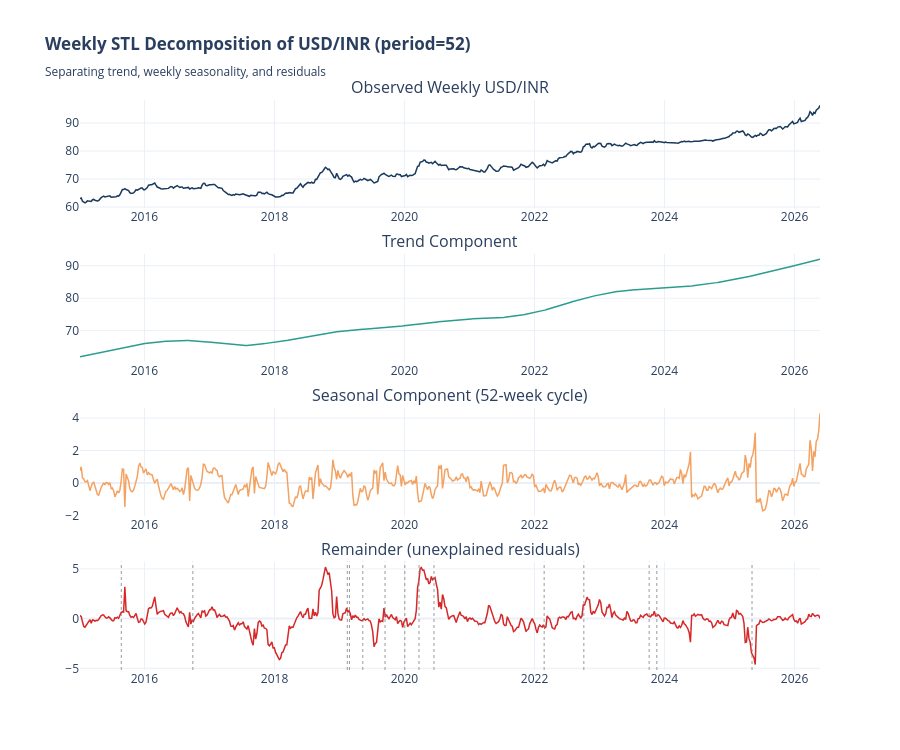

Source (notebook cell):
### Code cell
# ── WEEKLY STL DECOMPOSITION ───────────────────────────
stl = STL(weekly, period=52, robust=True)
result = stl.fit()

fig = make_subplots(
    rows=4, cols=1,
    subplot_titles=["Observed Weekly USD/INR","Trend Component",
                    "Seasonal Component (52-week cycle)",
                    "Remainder (unexplained residuals)"],
    vertical_spacing=0.08
)
components = {
    1: (weekly,           "#1A3A5C"),
    2: (result.trend,     "#2A9D8F"),
    3: (result.seasonal,  "#F4A261"),
    4: (result.resid,     "#D62828"),
}
for row, (series, color) in components.items():
    fig.add_trace(go.Scatter(
        x=series.index, y=series.values,
        mode='lines', line=dict(color=color, width=1.5),
        showlegend=False
    ), row=row, col=1)

# Mark geopolitical events on residual panel
for _, ev in events.iterrows():
    fig.add_vline(x=str(ev['date']), line_dash='dot',
                  line_color='gray', line_width=0.8, row=4, col=1)

fig.update_layout(
    height=750, template='plotly_white',
    title="<b>Weekly STL Decomposition of USD/INR (period=52)</b><br>"
          "<sub>Separating trend, weekly seasonality, and residuals</sub>"
)
fig.write_html("../data/processed/stl_decomposition.html")
fig.show()

### Figure 1 — Plotly figure (JSON) as saved in the notebook; plotly's stock layout.template omitted (floating-point values rounded to 4 significant figures; data arrays with more than 128 entries replaced by an {"elided": "..."} marker saying what was removed)
{"data": [{"line": {"color": "#1A3A5C", "width": 1.5}, "mode": "lines", "showlegend": false, "type": "scatter", "x": {"elided": "595 str values"}, "xaxis": "x", "y": {"elided": "595 float values"}, "yaxis": "y"}, {"line": {"color": "#2A9D8F", "width": 1.5}, "mode": "lines", "showlegend": false, "type": "scatter", "x": {"elided": "595 str values"}, "xaxis": "x2", "y": {"elided": "595 float values"}, "yaxis": "y2"}, {"line": {"color": "#F4A261", "width": 1.5}, "mode": "lines", "showlegend": false, "type": "scatter", "x": {"elided": "595 str values"}, "xaxis": "x3", "y": {"elided": "595 float values"}, "yaxis": "y3"}, {"line": {"color": "#D62828", "width": 1.5}, "mode": "lines", "showlegend": false, "type": "scatter", "x": {"elided": "595 str values"}, "xaxis": "x4", "y": {"elided": "595 float values"}, "yaxis": "y4"}], "layout": {"annotations": [{"font": {"size": 16}, "showarrow": false, "text": "Observed Weekly USD/INR", "x": 0.5, "xanchor": "center", "xref": "paper", "y": 1, "yanchor": "bottom", "yref": "paper"}, {"font": {"size": 16}, "showarrow": false, "text": "Trend Component", "x": 0.5, "xanchor": "center", "xref": "paper", "y": 0.73, "yanchor": "bottom", "yref": "paper"}, {"font": {"size": 16}, "showarrow": false, "text": "Seasonal Component (52-week cycle)", "x": 0.5, "xanchor": "center", "xref": "paper", "y": 0.46, "yanchor": "bottom", "yref": "paper"}, {"font": {"size": 16}, "showarrow": false, "text": "Remainder (unexplained residuals)", "x": 0.5, "xanchor": "center", "xref": "paper", "y": 0.19, "yanchor": "bottom", "yref": "paper"}], "height": 750, "shapes": [{"line": {"color": "gray", "dash": "dot", "width": 0.8}, "type": "line", "x0": "2016-09-29 00:00:00", "x1": "2016-09-29 00:00:00", "xref": "x4", "y0": 0, "y1": 1, "yref": "y4 domain"}, {"line": {"color": "gray", "dash": "dot", "width": 0.8}, "type": "line", "x0": "2019-02-14 00:00:00", "x1": "2019-02-14 00:00:00", "xref": "x4", "y0": 0, "y1": 1, "yref": "y4 domain"}, {"line": {"color": "gray", "dash": "dot", "width": 0.8}, "type": "line", "x0": "2019-02-26 00:00:00", "x1": "2019-02-26 00:00:00", "xref": "x4", "y0": 0, "y1": 1, "yref": "y4 domain"}, {"line": {"color": "gray", "dash": "dot", "width": 0.8}, "type": "line", "x0": "2020-06-15 00:00:00", "x1": "2020-06-15 00:00:00", "xref": "x4", "y0": 0, "y1": 1, "yref": "y4 domain"}, {"line": {"color": "gray", "dash": "dot", "width": 0.8}, "type": "line", "x0": "2025-05-07 00:00:00", "x1": "2025-05-07 00:00:00", "xref": "x4", "y0": 0, "y1": 1, "yref": "y4 domain"}, {"line": {"color": "gray", "dash": "dot", "width": 0.8}, "type": "line", "x0": "2019-05-12 00:00:00", "x1": "2019-05-12 00:00:00", "xref": "x4", "y0": 0, "y1": 1, "yref": "y4 domain"}, {"line": {"color": "gray", "dash": "dot", "width": 0.8}, "type": "line", "x0": "2019-09-14 00:00:00", "x1": "2019-09-14 00:00:00", "xref": "x4", "y0": 0, "y1": 1, "yref": "y4 domain"}, {"line": {"color": "gray", "dash": "dot", "width": 0.8}, "type": "line", "x0": "2020-01-03 00:00:00", "x1": "2020-01-03 00:00:00", "xref": "x4", "y0": 0, "y1": 1, "yref": "y4 domain"}, {"line": {"color": "gray", "dash": "dot", "width": 0.8}, "type": "line", "x0": "2023-10-07 00:00:00", "x1": "2023-10-07 00:00:00", "xref": "x4", "y0": 0, "y1": 1, "yref": "y4 domain"}, {"line": {"color": "gray", "dash": "dot", "width": 0.8}, "type": "line", "x0": "2023-11-19 00:00:00", "x1": "2023-11-19 00:00:00", "xref": "x4", "y0": 0, "y1": 1, "yref": "y4 domain"}, {"line": {"color": "gray", "dash": "dot", "width": 0.8}, "type": "line", "x0": "2022-02-24 00:00:00", "x1": "2022-02-24 00:00:00", "xref": "x4", "y0": 0, "y1": 1, "yref": "y4 domain"}, {"line": {"color": "gray", "dash": "dot", "width": 0.8}, "type": "line", "x0": "2022-10-05 00:00:00", "x1": "2022-10-05 00:00:00", "xref": "x4", "y0": 0, "y1": 1, "yref": "y4 domain"}, {"line": {"color": "gray", "dash": "dot", "width": 0.8}, "type": "line", "x0": "2015-08-24 00:00:00", "x1": "2015-08-24 00:00:00", "xref": "x4", "y0": 0, "y1": 1, "yref": "y4 domain"}, {"line": {"color": "gray", "dash": "dot", "width": 0.8}, "type": "line", "x0": "2020-03-23 00:00:00", "x1": "2020-03-23 00:00:00", "xref": "x4", "y0": 0, "y1": 1, "yref": "y4 domain"}], "title": {"text": "<b>Weekly STL Decomposition of USD/INR (period=52)</b><br><sub>Separating trend, weekly seasonality, and residuals</sub>"}, "xaxis": {"anchor": "y", "domain": [0, 1]}, "xaxis2": {"anchor": "y2", "domain": [0, 1]}, "xaxis3": {"anchor": "y3", "domain": [0, 1]}, "xaxis4": {"anchor": "y4", "domain": [0, 1]}, "yaxis": {"anchor": "x", "domain": [0.81, 1]}, "yaxis2": {"anchor": "x2", "domain": [0.54, 0.73]}, "yaxis3": {"anchor": "x3", "domain": [0.27, 0.46]}, "yaxis4": {"anchor": "x4", "domain": [0, 0.19]}}}
